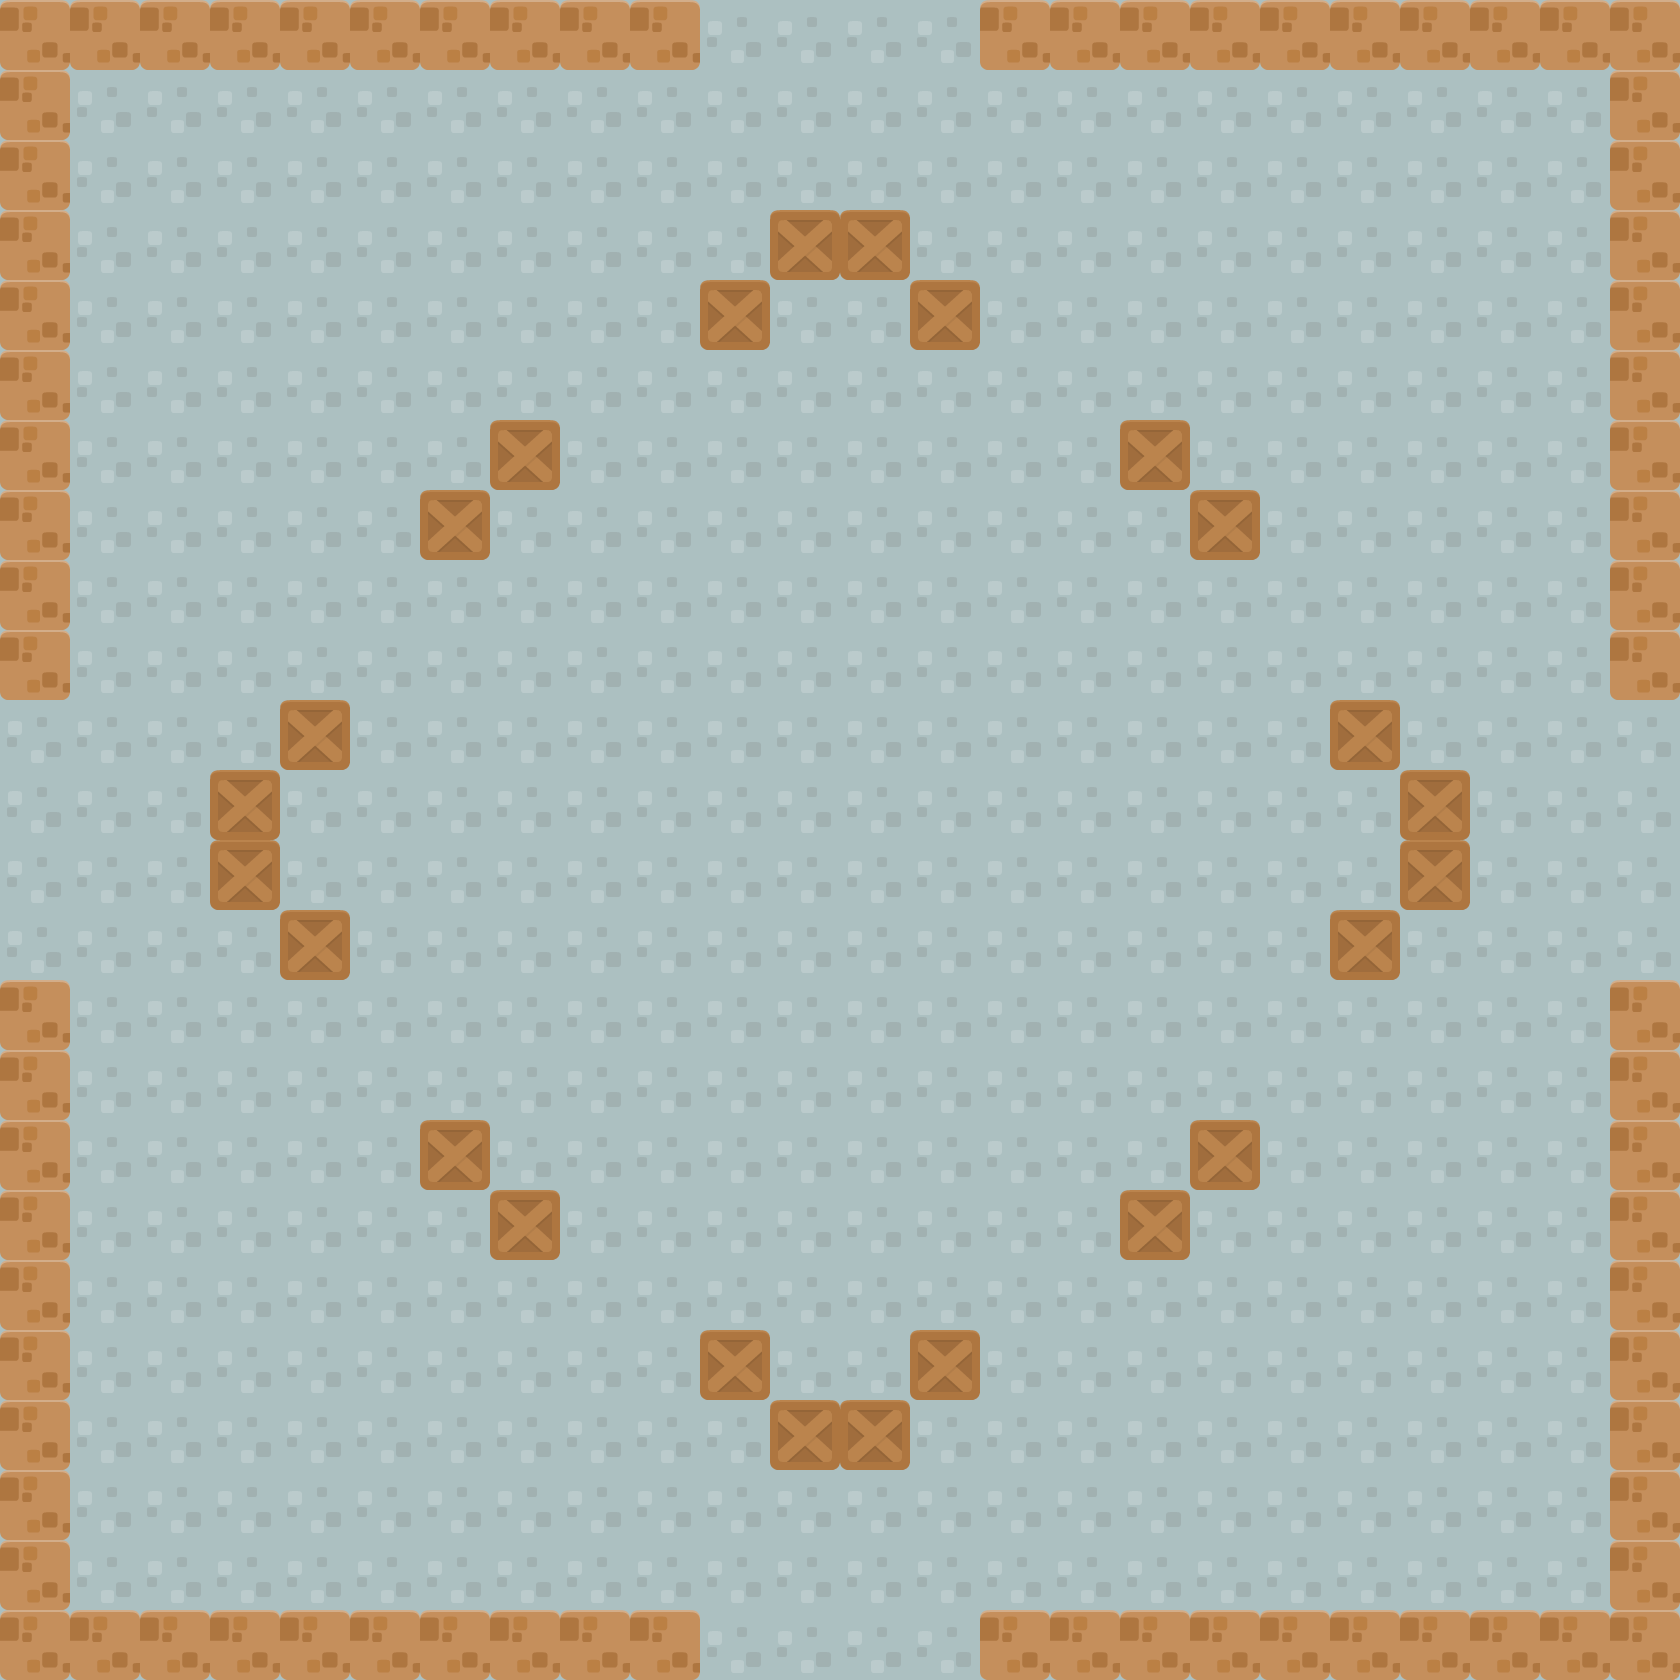

Tiled map render using the project's own tile images. Description and the map definition, with tile-layer contents summarised, below:
An orthogonal 24x24 tile map with 70x70 px tiles, 3 tile layers (ground, walls, boxes), 3 hidden layers not drawn, 6 tilesets.

<map version="1.10" tiledversion="1.11.2" orientation="orthogonal" renderorder="right-down" width="24" height="24" tilewidth="70" tileheight="70" infinite="0" nextlayerid="8" nextobjectid="1">
 <tileset firstgid="1" source="ground.tsx" />
 <tileset firstgid="2" source="walls.tsx" />
 <tileset firstgid="3" source="box.tsx" />
 <tileset firstgid="4" source="col.tsx" />
 <tileset firstgid="5" source="gate.tsx" />
 <tileset firstgid="6" source="hero_col.tsx" />
 <layer id="2" name="ground" width="24" height="24">
  <data>[576 cells, 576 non-empty, 1 distinct tile ids]</data>
 </layer>
 <layer id="3" name="walls" width="24" height="24">
  <data>[576 cells, 76 non-empty, 1 distinct tile ids]</data>
 </layer>
 <layer id="4" name="boxes" width="24" height="24">
  <data>[576 cells, 24 non-empty, 1 distinct tile ids]</data>
 </layer>
 <layer id="5" name="collision" width="24" height="24" visible="0">
  <data>[576 cells, 100 non-empty, 1 distinct tile ids]</data>
 </layer>
 <layer id="6" name="gates" width="24" height="24" visible="0">
  <data>[576 cells, 8 non-empty, 1 distinct tile ids]</data>
 </layer>
 <layer id="7" name="col_hero" width="24" height="24" visible="0">
  <data>[576 cells, 116 non-empty, 1 distinct tile ids]</data>
 </layer>
</map>
